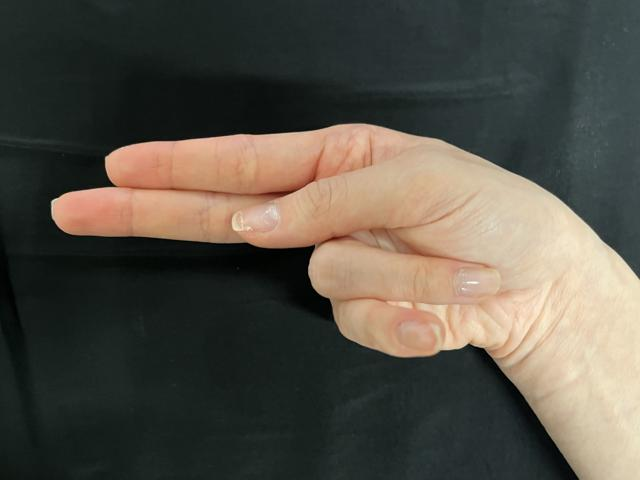
%> input picture Final MATLAB Code_0427/2.Dataset/test_img2_resize/h.jpeg, 640 x 480 px; its folder holds only this picture in this run
$ octave make_pxl_binning_hex.m   (GNU Octave 9; MATLAB toolbox functions it lacks are replaced by stand-ins)
%> lines starting %> are read from the running program, lines starting %| are printed output that depends on the picture
%----------------------------------------------------
%% Make pxl binned .hex files based on Verilog code
%----------------------------------------------------

image_folder = '../2.Dataset/test_img2_resize/';
image_files = dir(fullfile(image_folder, '*.jpeg'));

output_folder = '../3.Result/pixel_binned_D218_img';

if ~exist(output_folder, 'dir')
    mkdir(output_folder);
end

prefix = 'pxl_binned_D218_';

for i = 1:numel(image_files)
    imgPath = fullfile(image_folder, image_files(i).name);
    img = imread(imgPath);
%> img is the input picture: size 480x640x3 uint8; mean R, G, B 85.8, 81, 71

    %% PIXEL BINNING

    % Step 1: RGB channel 5bit truncation
    R = bitshift(img(:,:,1), -3);
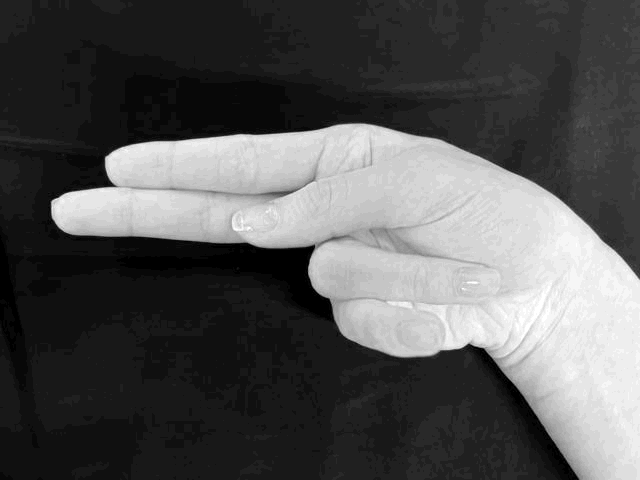
%> R: size 480x640 uint8; min 0, max 31, mean 10.3; drawn with min black and max white
    G = bitshift(img(:,:,2), -3);
    B = bitshift(img(:,:,3), -3);
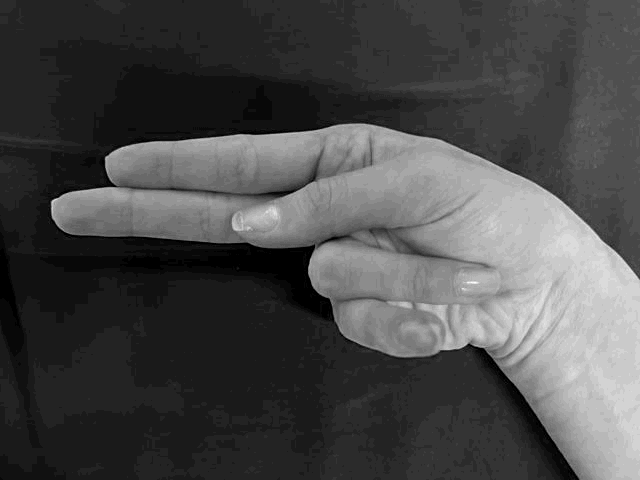
%> B: size 480x640 uint8; min 0, max 29, mean 8.4; drawn with min black and max white

    % Step 2: L/R 80 pxls trimming (center 480pxl)
    R_trim = R(:,81:560);
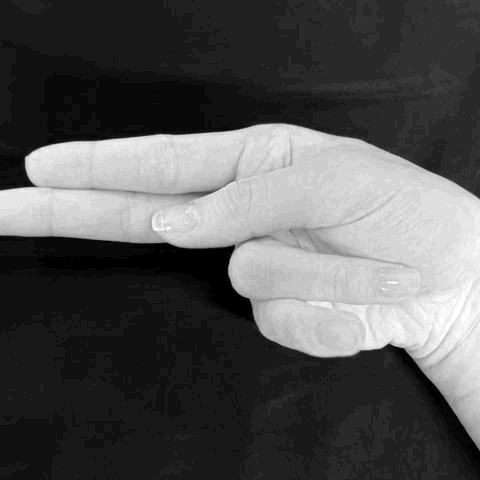
%> R_trim: size 480x480 uint8; min 0, max 31, mean 10.3; drawn with min black and max white
    G_trim = G(:,81:560);
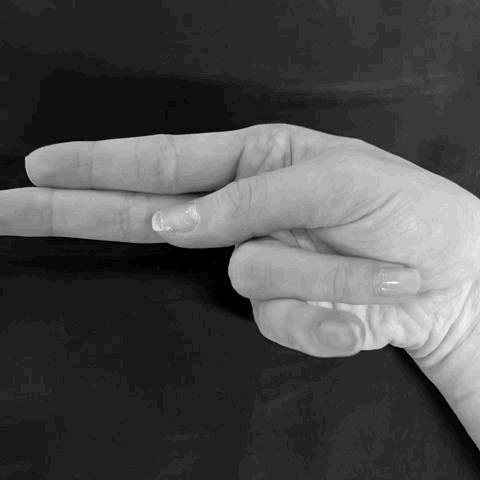
%> G_trim: size 480x480 uint8; min 0, max 31, mean 9.4; drawn with min black and max white
    B_trim = B(:,81:560);
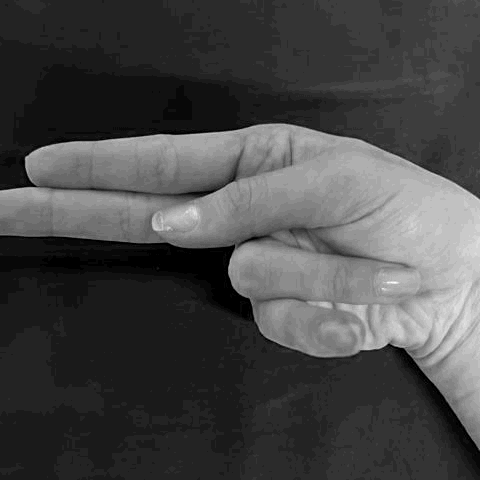
%> B_trim: size 480x480 uint8; min 0, max 29, mean 8.1; drawn with min black and max white

    % Step 3: hor 15pxls binning (480 → 32 pxl)
    R_bin_x = zeros(480,32,'uint16');
    G_bin_x = zeros(480,32,'uint16');
    B_bin_x = zeros(480,32,'uint16');
    for x=1:32
        idx_s=(x-1)*15+1;
        idx_e=idx_s+14;
        R_bin_x(:,x)=sum(R_trim(:,idx_s:idx_e),2);
        G_bin_x(:,x)=sum(G_trim(:,idx_s:idx_e),2);
        B_bin_x(:,x)=sum(B_trim(:,idx_s:idx_e),2);
    end
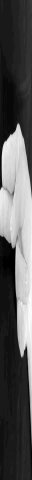
%> R_bin_x: size 480x32 uint16; min 0, max 456, mean 154.6; drawn with min black and max white

    % Step 4: ver 15pxls binning (480 → 32 pxl)
    R_bin = zeros(32,32,'uint16');
    G_bin = zeros(32,32,'uint16');
    B_bin = zeros(32,32,'uint16');
    for y=1:32
        idx_s=(y-1)*15+1;
        idx_e=idx_s+14;
        R_bin(y,:)=sum(R_bin_x(idx_s:idx_e,:),1);
        G_bin(y,:)=sum(G_bin_x(idx_s:idx_e,:),1);
        B_bin(y,:)=sum(B_bin_x(idx_s:idx_e,:),1);
    end

    %%
    scaling_factor = 218;
    R_quant = floor(double(R_bin) / scaling_factor);
    G_quant = floor(double(G_bin) / scaling_factor);
    B_quant = floor(double(B_bin) / scaling_factor);

    img_quantized = cat(3, R_quant, G_quant, B_quant);
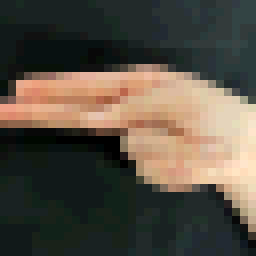
%> img_quantized: size 32x32x3 double (shown 8 times larger); mean R, G, B 10.2, 9.3, 8; drawn with min black and max white

    [~, original_name, ~] = fileparts(image_files(i).name);

    %% HEX file save
    hexFileName = fullfile(output_folder, sprintf('%s%s.hex', prefix, original_name));
    fid = fopen(hexFileName, 'w');

    % R channel (32x32)
    for row = 1:32
        for col = 1:32
            fprintf(fid, '%02X\n', img_quantized(row, col, 1));
        end
    end

    % G channel (32x32)
    for row = 1:32
        for col = 1:32
            fprintf(fid, '%02X\n', img_quantized(row, col, 2));
        end
    end

    % B channel (32x32)
    for row = 1:32
        for col = 1:32
            fprintf(fid, '%02X\n', img_quantized(row, col, 3));
        end
    end

    fclose(fid);
    %%
end
